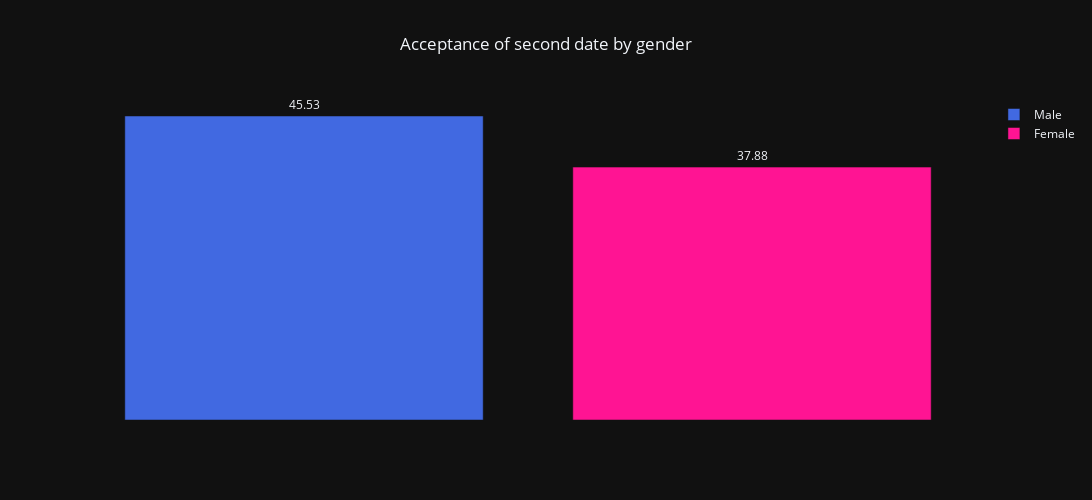

This figure's notebook cell:
### Markdown cell above
### Does gender have an impact when it comes to accepting a second date?

### Code cell
# Split gender into 2 DataFrames again. This time I dont want unique unique values since I need each decision taken by IID
df_men = df[df['gender'] == 1].copy()
df_women = df[df['gender'] == 0].copy()

# Count the number of decision then normalize and multiply it by 100 to get percentage
df_men_decision_per_participant = df_men["dec"].value_counts(normalize=True).copy()*100
df_women_decision_per_participant = df_women["dec"].value_counts(normalize=True).copy()*100

# Create a list containing the previously created variables
second_date_data = [['Male', df_men_decision_per_participant[1]], ['Female', df_women_decision_per_participant[1]]]

# Turn the list into a DataFrame
df_second_date = pd.DataFrame(second_date_data, columns = ['Gender', 'Second date acceptance'])

# Bar chart
fig = px.bar(df_second_date, color="Gender", 
            template='plotly_dark', 
            title = "Acceptance of second date by gender",
            width=1500, height=500,
            text="value",
            color_discrete_map={'Male': 'royalblue','Female': 'deeppink'}
            )

fig.update_traces(texttemplate='%{text:.4s}', textposition='outside')
fig.update_layout(title_x=0.5, yaxis={'visible': False}, xaxis={'visible': False}, legend_title="")
fig.show()

### Figure 1 — Plotly figure (JSON) as saved in the notebook; plotly's stock layout.template omitted (floating-point values rounded to 4 significant figures)
{"data": [{"alignmentgroup": "True", "hovertemplate": "Gender=Male<br>index=%{x}<br>value=%{text}<extra></extra>", "legendgroup": "Male", "marker": {"color": "royalblue", "pattern": {"shape": ""}}, "name": "Male", "offsetgroup": "Male", "orientation": "v", "showlegend": true, "text": [45.53], "textposition": "outside", "texttemplate": "%{text:.4s}", "type": "bar", "x": [0], "xaxis": "x", "y": [45.53], "yaxis": "y"}, {"alignmentgroup": "True", "hovertemplate": "Gender=Female<br>index=%{x}<br>value=%{text}<extra></extra>", "legendgroup": "Female", "marker": {"color": "deeppink", "pattern": {"shape": ""}}, "name": "Female", "offsetgroup": "Female", "orientation": "v", "showlegend": true, "text": [37.88], "textposition": "outside", "texttemplate": "%{text:.4s}", "type": "bar", "x": [1], "xaxis": "x", "y": [37.88], "yaxis": "y"}], "layout": {"barmode": "relative", "height": 500, "legend": {"title": {"text": ""}, "tracegroupgap": 0}, "title": {"text": "Acceptance of second date by gender", "x": 0.5}, "width": 1500, "xaxis": {"anchor": "y", "domain": [0, 1], "title": {"text": "index"}, "visible": false}, "yaxis": {"anchor": "x", "domain": [0, 1], "title": {"text": "value"}, "visible": false}}}
